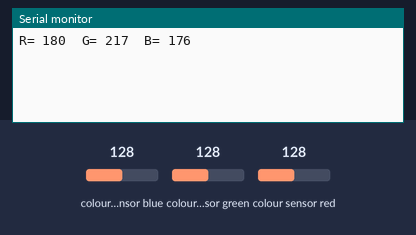
A sketch run on a simulated Arduino Uno, built with avr-gcc and run on an emulated ATmega328P. Parts: the last lines printed to the serial monitor. Wiring (inferred from the names in the program): TCS3200 colour sensor: output pin 8; S2 pin 6; S3 pin 7; S0 pin 4; S1 pin 5. Inputs (shaded band) come from the test bench; at power-on: colour sensor blue 128, colour sensor green 128, colour sensor red 128.

Above: at 1.2 s.
1.3 s: colour sensor blue set to 5
At 1.3 s:
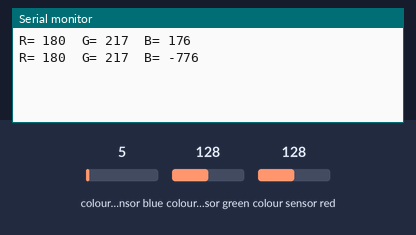
2.8 s: colour sensor green set to 5
At 4.1 s:
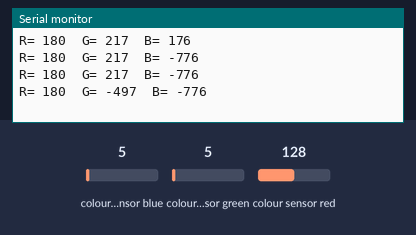
4.3 s: colour sensor red set to 5
At 5.8 s:
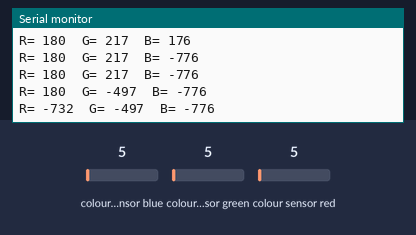

The sketch:

color_sensor.ino
```cpp
//int s0=3,s1=4,s2=5,s3=6;
//int out=2;
//int flag=0;
//byte counter=0;
//byte countR=0,countG=0,countB=0;
//void setup()
// {
// Serial.begin(9600);
// pinMode(s0,OUTPUT);
// pinMode(s1,OUTPUT);
// pinMode(s2,OUTPUT);
// pinMode(s3,OUTPUT);
//
// }
//void TCS()
// {
//  flag=0;
//  digitalWrite(s1,HIGH);
//  digitalWrite(s0,HIGH);
//  digitalWrite(s2,LOW);
//  digitalWrite(s3,LOW);
//  attachInterrupt(0, ISR_INTO, CHANGE);
//  timer0_init();
// }
//void ISR_INTO()
// {
//  counter++;
// }
//void timer0_init(void)
// {
//    TCCR2A=0x00;
//    TCCR2B=0x07;   //the clock frequency source 1024 points
//    TCNT2= 100;    //10 ms overflow again
//  TIMSK2 = 0x01; //allow interrupt
// }
// int i=0;
// ISR(TIMER2_OVF_vect)//the timer 2, 10ms interrupt overflow again. Internal overflow interrupt executive function
//{
//    TCNT2=5000;
//    flag++;
// if(flag==1)
//  {
//    countR=counter;
//    Serial.print("red=");
//    Serial.println(countR,DEC);
//    digitalWrite(s2,HIGH);
//    digitalWrite(s3,HIGH);
//  }
//  else if(flag==2)
//   {
//    countG=counter;
//    Serial.print("green=");
//    Serial.println(countG,DEC);
//    digitalWrite(s2,LOW);
//    digitalWrite(s3,HIGH);
//   }
//   else if(flag==3)
//    {
//    countB=counter;
//    Serial.print("blue=");
//    Serial.println(countB,DEC);
//    Serial.println("\n");
//    digitalWrite(s2,LOW);
//    digitalWrite(s3,LOW);
//
//    }
//    else if(flag==4)
//     {
//     flag=0;
//     }
//    counter=0;
//}
//void loop()
// {
//  TCS();
//  while(1){
//    delay (1000);
//    };
// }


/*     Arduino Color Sensing Tutorial
 *
 *  by Dejan Nedelkovski, www.HowToMechatronics.com
 *
 */

#define S0 4
#define S1 5
#define S2 6
#define S3 7
#define sensorOut 8
int frequency = 0;
void setup() {
  pinMode(S0, OUTPUT);
  pinMode(S1, OUTPUT);
  pinMode(S2, OUTPUT);
  pinMode(S3, OUTPUT);
  pinMode(sensorOut, INPUT);


  digitalWrite(S0,HIGH);
  digitalWrite(S1,LOW);

  Serial.begin(9600);
}
void loop() {

  digitalWrite(S2,LOW);
  digitalWrite(S3,LOW);

  frequency = pulseIn(sensorOut, LOW);

  frequency = map(frequency, 25,72,255,0);

  Serial.print("R= ");
  Serial.print(frequency);
  Serial.print("  ");
  delay(100);

  digitalWrite(S2,HIGH);
  digitalWrite(S3,HIGH);

  frequency = pulseIn(sensorOut, LOW);

  frequency = map(frequency, 30,90,255,0);

  Serial.print("G= ");
  Serial.print(frequency);
  Serial.print("  ");
  delay(100);

  digitalWrite(S2,LOW);
  digitalWrite(S3,HIGH);

  frequency = pulseIn(sensorOut, LOW);

  frequency = map(frequency, 25,70,255,0);

  Serial.print("B= ");
  Serial.print(frequency);
  Serial.println("  ");
  delay(1000);
}
```

Measured:
- after the input at 2.8 s, the serial monitor: prints a new line after 0.80 s (image 2)
- after the input at 4.3 s, the serial monitor: prints a new line after 0.51 s (image 3)
